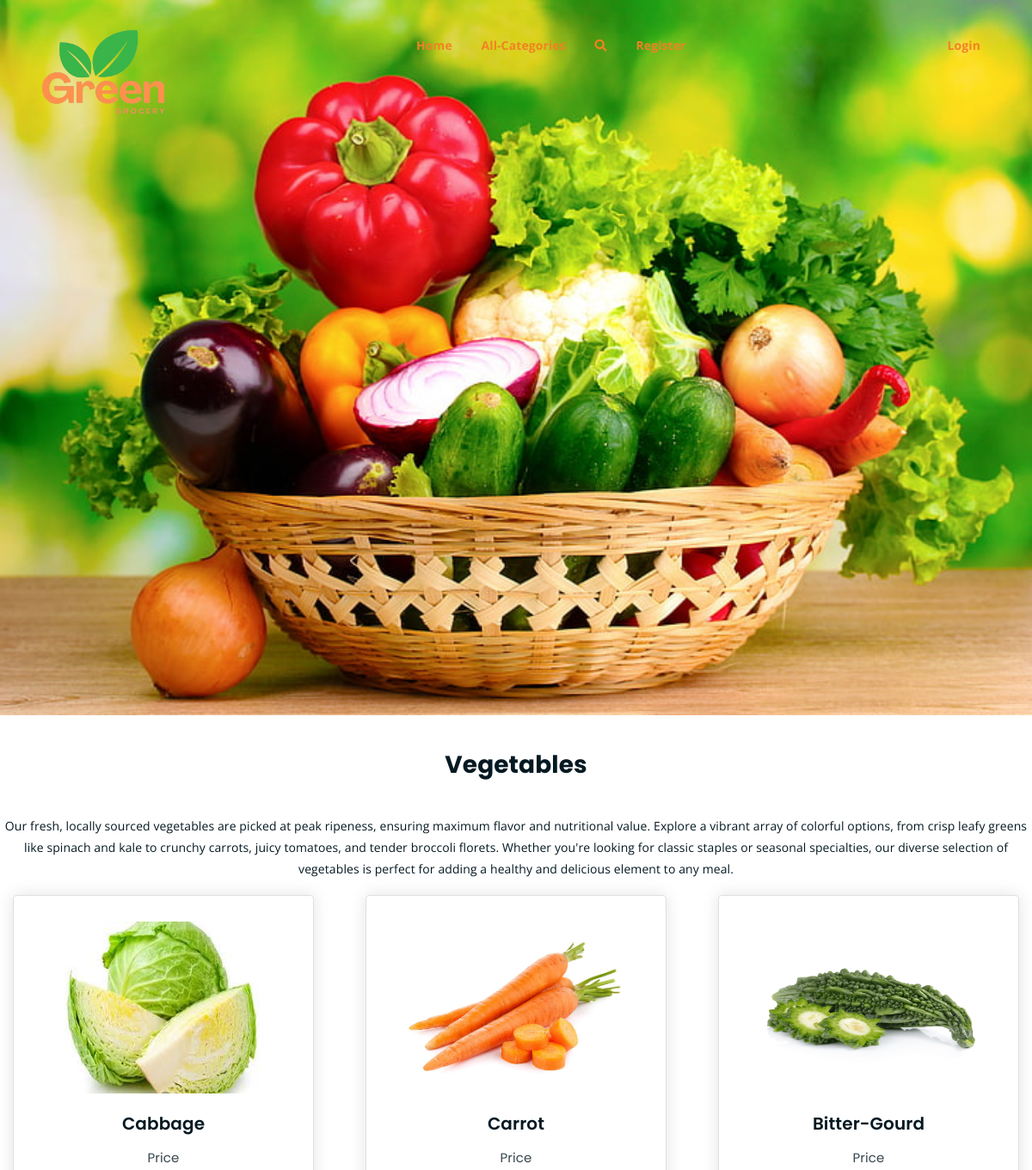
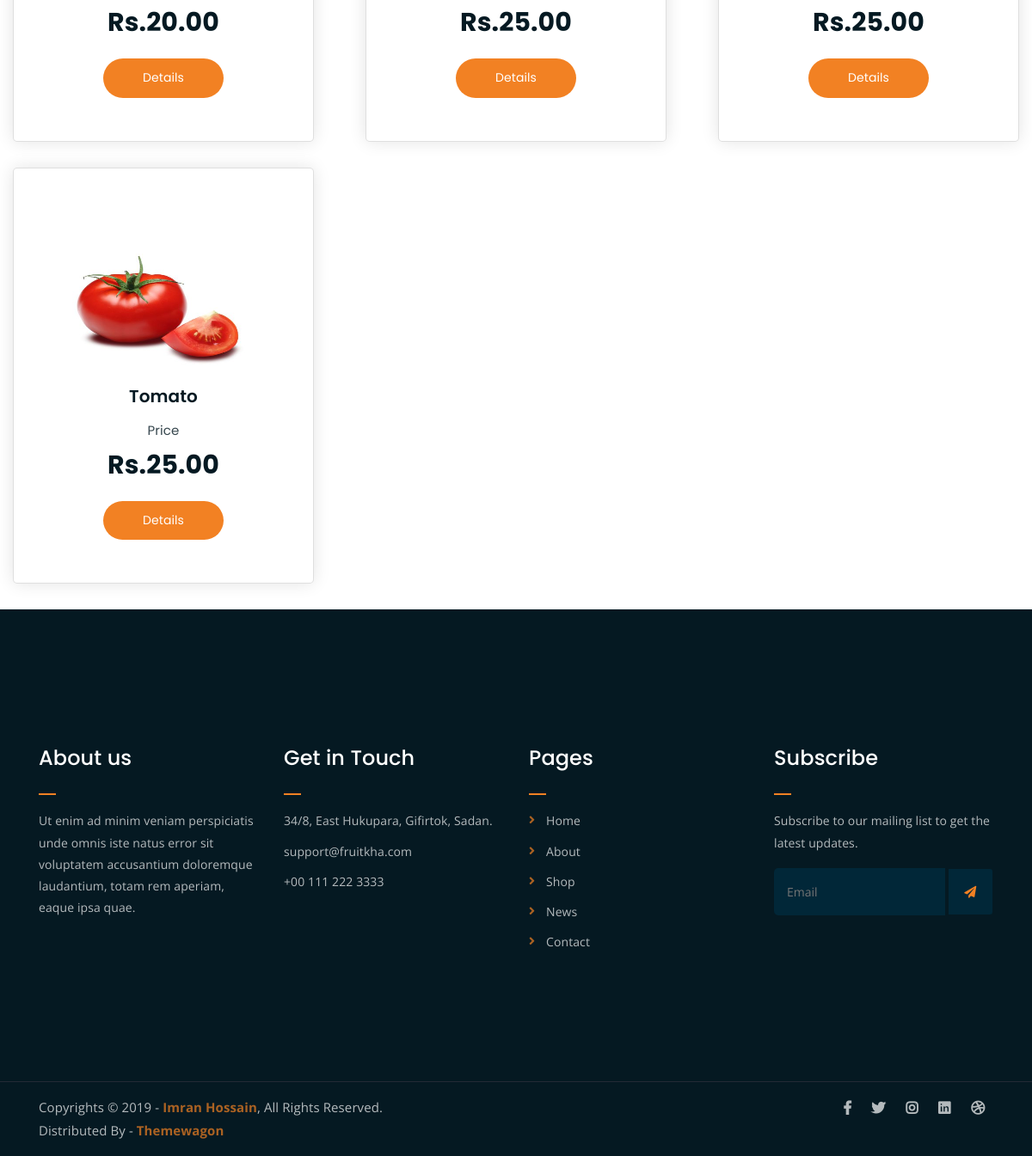
The app's page /products/2 with its own data (2 pictures, top to bottom).
### shop/models.py (models this page shows, shortened)
class Category(models.Model):
    name=models.CharField(max_length=20)
    description=models.TextField()
    image=models.ImageField(upload_to='image')

class Product(models.Model):
    name=models.CharField(max_length=20)
    desc=models.TextField()
    image=models.ImageField(upload_to="products")
    price=models.DecimalField(max_digits=10,decimal_places=2)
    stock=models.IntegerField()
    available=models.BooleanField(default=True)
    created=models.DateTimeField(auto_now_add=True) #one time
    updated=models.DateTimeField(auto_now=True) #change every time we update record
    category=models.ForeignKey(Category,on_delete=models.CASCADE)

### shop/views.py (the view)
# urls.py: path('products/<int:p>',views.products,name="products"),
def products(request,p):
    k = Category.objects.get(id=p)  # reads a particular record
    p=Product.objects.filter(category=k)
    context = {'particular': k,'product':p}
    return render(request, 'products.html',context)

### cart/context_processors.py (called while the page is built, shortened)
def count_items(request):
    u=request.user
    count=0
    return {'c':count}

### shop/context_processors.py (called while the page is built)
def menu_links(request):
    c=Category.objects.all()
    return {'links':c}

### templates/products.html
{% extends 'base.html' %}
{% load static %}
{% block content %}
<img src="{{particular.image.url}}" width="100%">
<h3 class="text-center mt-5">{{particular.name}}</h3>
<p class="text-center mt-5">{{particular.description}}</p>
			<div class="row">
				{% for i in product %}
				<div class="col-lg-4 col-md-6 text-center">
					<div class="single-product-item card mx-auto" style="width:25rem;">
						<div class="product-image">
							<a href="single-product.html"><img src="{{i.image.url}}" height="200px" alt=""></a>
						</div>
						<h3>{{i.name}}</h3>
						<p class="product-price"><span>Price</span> Rs.{{i.price}}</p>
						<a href="{% url 'shop:details' i.id %}" class="boxed-btn" style="width:10rem; margin:auto;">Details</a>
					</div>
				</div>
				{% endfor %}
			</div>
{% endblock %}

### templates/base.html (shortened to what this page needs)
<!DOCTYPE html>
{% load static %}
<html lang="en">
<head>
	<link rel="stylesheet" href="{% static 'assets/css/all.min.css' %}">
	<link rel="stylesheet" href="{% static 'assets/bootstrap/css/bootstrap.min.css' %}">
	<link rel="stylesheet" href="{% static 'assets/css/owl.carousel.css' %}">
	<link rel="stylesheet" href="{% static 'assets/css/magnific-popup.css' %}">
	<link rel="stylesheet" href="{% static 'assets/css/animate.css' %}">
	<link rel="stylesheet" href="{% static 'assets/css/meanmenu.min.css' %}">
	<link rel="stylesheet" href="{% static 'assets/css/main.css' %}">
	<link rel="stylesheet" href="{% static 'assets/css/responsive.css' %}">
</head>
<body>
	<div class="top-header-area" id="sticker">
		<div class="container">
			<div class="row">
				<div class="col-lg-12 col-sm-12 text-center">
					<div class="main-menu-wrap">
						<div class="site-logo">
							<a href="index.html">
								<img src="{% static 'assets/img/logoneww.png' %}" alt="">
							</a>
						</div>
						<nav class="main-menu">
							<ul>
								<li ><a href="{% url 'shop:categories' %}">Home</a>
								</li>
								<li><a href="">All-Categories</a>
								</li>
								<li>
									<div class="header-icons">
										<a class="mobile-hide search-bar-icon" href="#"><i class="fas fa-search"></i></a>
									</div>
								</li>
                                 {% if user.is_authenticated %}
								   {% if user.is_superuser == False %}
								<li><a href="{% url 'cart:order_view' %}">Your Orders</a></li>
								 <li class="nav-item">
          <a class="nav-link" href="{% url 'shop:logout' %}">Logout</a>
        </li>
								<li>
									<div class="header-icons">
										<a class="shopping-cart" href="{% url 'cart:cartview' %}"><i class="fas fa-shopping-cart"></i><sup class="mx-2 fs-5">{{c}}</sup></a>
									</div>
								</li>
							</ul>
								{% else %}
													<li class="nav-item">
          <a class="nav-link" href="{% url 'shop:addpro' %}">Add Products</a>
        </li>
																		<li class="nav-item">
          <a class="nav-link" href="{% url 'shop:addcat' %}">Add Categories</a>
        </li>
												 <li class="nav-item">
          <a class="nav-link" href="{% url 'shop:logout' %}">Logout</a>
        </li>
						         {% endif %}
							     {% else %}
								<li class="nav-item">
          <a class="nav-link" href="{% url 'shop:register' %}">Register</a>
        </li>
        <li class="nav-item">
          <a class="nav-link" href="{% url 'shop:login' %}">Login</a>
        </li>
					{% endif %}
						</nav>
					</div>
				</div>
			</div>
		</div>
	</div>
       {% block content %}
	    {% endblock %}
	<div class="footer-area">
		<div class="container">
			<div class="row">
				<div class="col-lg-3 col-md-6">
					<div class="footer-box about-widget">
						<h2 class="widget-title">About us</h2>
						<p>Ut enim ad minim veniam perspiciatis unde omnis iste natus error sit voluptatem accusantium doloremque laudantium, totam rem aperiam, eaque ipsa quae.</p>
					</div>
				</div>
				<div class="col-lg-3 col-md-6">
					<div class="footer-box get-in-touch">
						<h2 class="widget-title">Get in Touch</h2>
						<ul>
							<li>34/8, East Hukupara, Gifirtok, Sadan.</li>
							<li>support@fruitkha.com</li>
							<li>+00 111 222 3333</li>
						</ul>
					</div>
				</div>
				<div class="col-lg-3 col-md-6">
					<div class="footer-box pages">
						<h2 class="widget-title">Pages</h2>
						<ul>
							<li><a href="index.html">Home</a></li>
							<li><a href="about.html">About</a></li>
							<li><a href="services.html">Shop</a></li>
							<li><a href="news.html">News</a></li>
							<li><a href="contact.html">Contact</a></li>
						</ul>
					</div>
				</div>
				<div class="col-lg-3 col-md-6">
					<div class="footer-box subscribe">
						<h2 class="widget-title">Subscribe</h2>
						<p>Subscribe to our mailing list to get the latest updates.</p>
						<form action="index.html">
							<input type="email" placeholder="Email">
							<button type="submit"><i class="fas fa-paper-plane"></i></button>
						</form>
					</div>
				</div>
			</div>
		</div>
	</div>
	<div class="copyright">
		<div class="container">
			<div class="row">
				<div class="col-lg-6 col-md-12">
					<p>Copyrights &copy; 2019 - <a href="https://imransdesign.com/">Imran Hossain</a>,  All Rights Reserved.<br>
						Distributed By - <a href="https://themewagon.com/">Themewagon</a>
					</p>
				</div>
				<div class="col-lg-6 text-right col-md-12">
					<div class="social-icons">
						<ul>
							<li><a href="#" target="_blank"><i class="fab fa-facebook-f"></i></a></li>
							<li><a href="#" target="_blank"><i class="fab fa-twitter"></i></a></li>
							<li><a href="#" target="_blank"><i class="fab fa-instagram"></i></a></li>
							<li><a href="#" target="_blank"><i class="fab fa-linkedin"></i></a></li>
							<li><a href="#" target="_blank"><i class="fab fa-dribbble"></i></a></li>
						</ul>
					</div>
				</div>
			</div>
		</div>
	</div>
</body>
</html>

### records on screen
Category: image (picture), name "Vegetables", description "Our fresh, locally sourced vegetables are picked at peak ripeness, ensuring maximum flavor and nutritional value. Explore a vibrant array of colorful options, from crisp leafy greens like spinach and kale to crunchy carrots, juicy tomatoes, and tender broccoli florets. Whether you're looking for classic staples or seasonal specialties, our diverse selection of vegetables is perfect for adding a healthy and delicious element to any meal."
Product: image (picture), name "Cabbage", price "20.00"
Product: image (picture), name "Carrot", price "25.00"
Product: image (picture), name "Bitter-Gourd", price "25.00"
Product: image (picture), name "Tomato", price "25.00"
